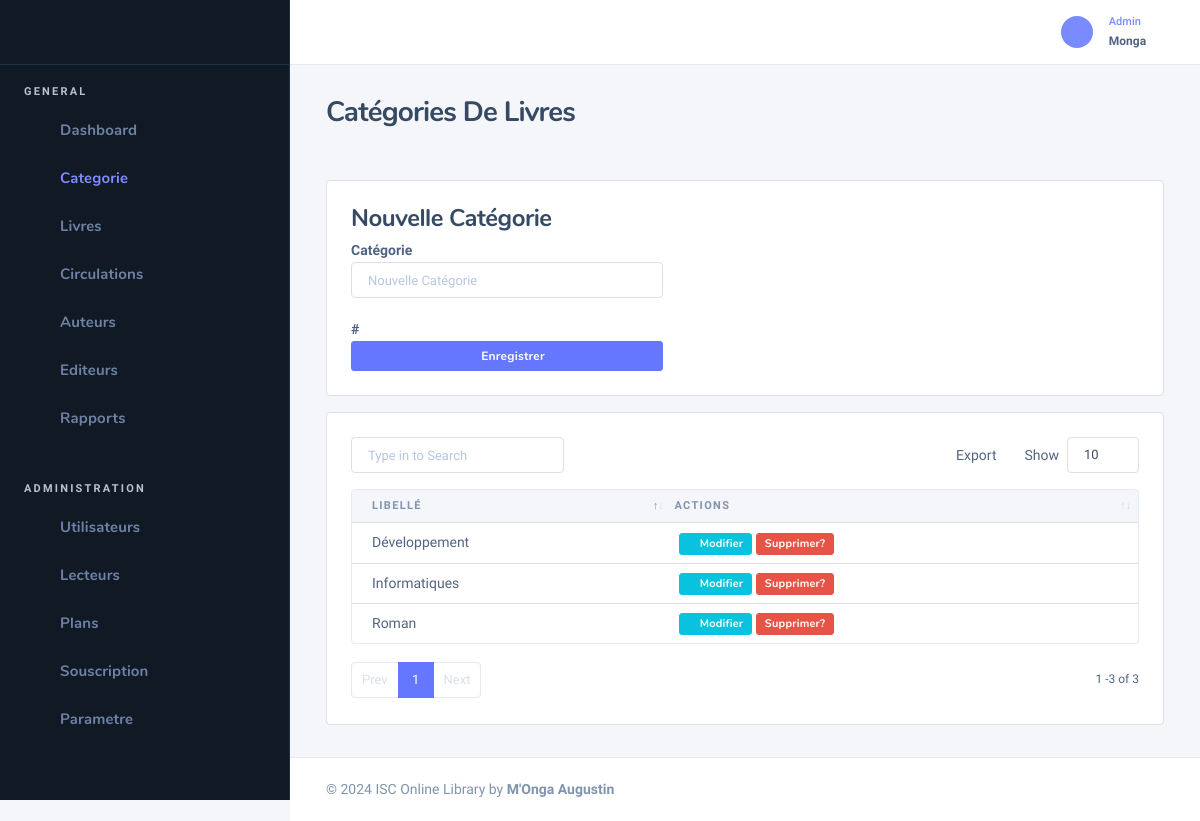
Screenshot of /genres (signed in) with the database file from the repository.
### tables this page shows
CREATE TABLE `tbl_genres` (
  `id_genre` int(11) NOT NULL,
  `name` varchar(50) DEFAULT NULL,
  `description` varchar(150) DEFAULT NULL
);

### Models/Admin/book.class.php (called while the page is built, shortened)
<?php
class Book
{
    public function getGenres()
    {
        $db = getConnection();
        $add = $db->prepare("SELECT * FROM tbl_genres");
        $add->execute();
        $tbP = array();
        while ($data =  $add->fetchObject()) {
            $tbP[] = $data;
        }
        return $tbP;
    }
}

### Vues/Admin/genres.php (the view, shortened to what this page needs)
<div class="nk-content-body">
    <div class="row">
        <div class="col-lg-12">
            <?php if ($_SESSION['role'] != 'Membre'): ?>
                <div class="col-lg-12">
                    <div class="card card-bordered card-preview">
                        <div class="card-inner">
                            <h4 class="page-header">Nouvelle Catégorie</h4>
                            <form method="post" id="formulaire_categories">
                                <div class="row">
                                    <div class="col-sm-5">
                                        <div class="form-group">
                                            <b><label>Catégorie </label></b>
                                            <input type='text' name="name" placeholder="Nouvelle Catégorie" class="form-control" id="name" required>
                                        </div>
                                        <b><label># </label></b>
                                        <button class="btn btn-primary btn-block btn-sm" type="submit"><i class="fa fa-plus fa-fw"></i> Enregistrer </button>
                                    </div>
                                    <div class="col-sm-5">
                                    </div>
                                    <div class="col-sm-2"></div>
                                </div>
                            </form>
                        </div>
                    </div>
                </div>
            <?php endif ?>
            <div class="card card-bordered card-preview">
                <div class="card-inner">
                    <?php if ($_SESSION['role'] == 'Membre'): ?>
                        <table class="table">
                        <?php else: ?>
                            <table class="datatable-init-export nowrap table" data-export-title="Export">
                            <?php endif ?>
                            <thead>
                                <tr class="tb-tnx-head">
                                    <th>Libellé</th>
                                    <?php if ($_SESSION['role'] != 'Membre'): ?>
                                        <th>Actions</th>
                                    <?php endif ?>
                                </tr>
                            </thead>
                            <tbody>
                                <?php $cnt = 1;
                                foreach ($genres as $e) : ?>
                                    <tr class="odd gradeX">
                                        <td><?= $e->name ?></td>
                                        <?php if ($_SESSION['role'] != 'Membre'): ?>
                                            <td> <button class='btn btn-info btn-xs view_data_categorie' id="<?= $e->id_genre ?>" title='Modification'>
                                                    <span class='icon ni ni-edit'> </span> Modifier
                                                </button>
                                                <button type='button' id='<?= $e->id_genre ?>' name='delete' class='btn btn-xs btn-danger delete-categorie'></span> Supprimer?</button>
                                            </td>
                                        <?php endif ?>
                                    </tr>
                                <?php $cnt++;
                                endforeach ?>
                            </tbody>
                            </table>
                </div>
            </div>
        </div>
    </div>
</div>

### rows the page displays
tbl_genres: name "Développement"
tbl_genres: name "Roman"
tbl_genres: name "Informatiques"

### other values shown
$_SESSION['noms'] "Monga"
